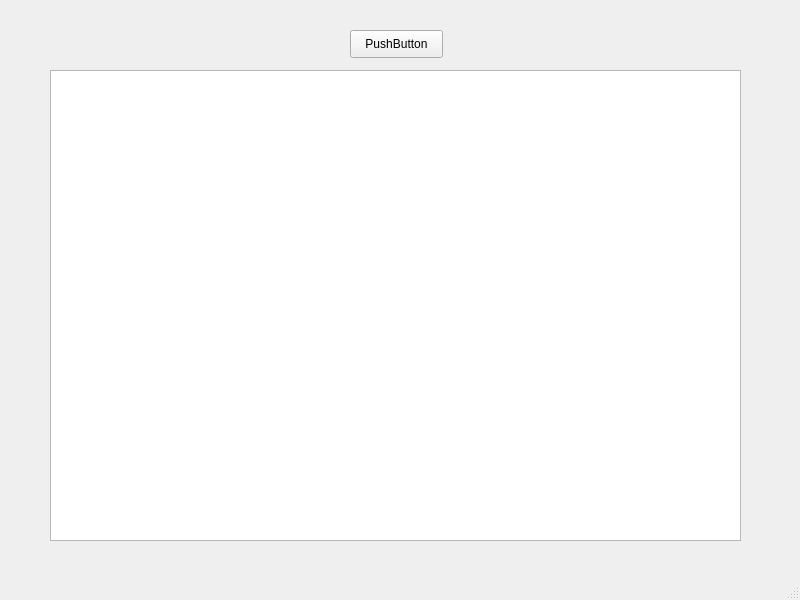
<?xml version="1.0" encoding="UTF-8"?>
<ui version="4.0">
 <class>MainWindow</class>
 <widget class="QMainWindow" name="MainWindow">
  <property name="geometry">
   <rect>
    <x>0</x>
    <y>0</y>
    <width>800</width>
    <height>600</height>
   </rect>
  </property>
  <property name="windowTitle">
   <string>MainWindow</string>
  </property>
  <widget class="QWidget" name="centralwidget">
   <widget class="QPushButton" name="pushButton">
    <property name="geometry">
     <rect>
      <x>350</x>
      <y>30</y>
      <width>93</width>
      <height>28</height>
     </rect>
    </property>
    <property name="text">
     <string>PushButton</string>
    </property>
   </widget>
   <widget class="QTableWidget" name="tableWidget">
    <property name="geometry">
     <rect>
      <x>50</x>
      <y>70</y>
      <width>691</width>
      <height>471</height>
     </rect>
    </property>
   </widget>
  </widget>
  <widget class="QMenuBar" name="menubar">
   <property name="geometry">
    <rect>
     <x>0</x>
     <y>0</y>
     <width>800</width>
     <height>26</height>
    </rect>
   </property>
  </widget>
  <widget class="QStatusBar" name="statusbar"/>
 </widget>
 <resources/>
 <connections/>
</ui>
